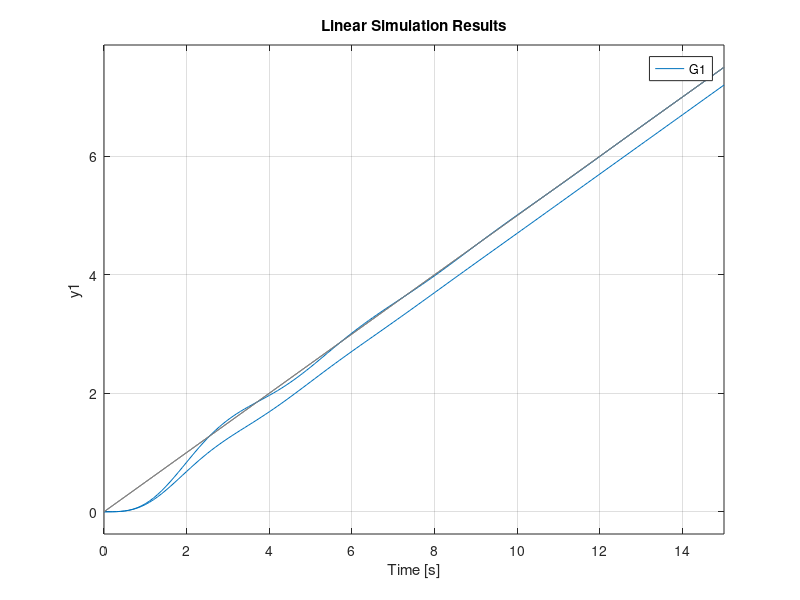

Write the MATLAB code that produced this figure.
%% Sección 1. Representando la gráfica con controlador 2
controlador = 2;
servo_elevador = tf(-10, [1 10]);
modelo_avion = tf([-1 -5], [1 3.5 6 0]);

% Funcion en lazo cerrado
G1 = feedback(series(controlador, series(servo_elevador, modelo_avion)), 1, -1)

intervalo = 0.1;
t = 0:intervalo:15;
y = 0.5*t;
lsim(G1, y, t); % se representa la gráfica con la recta como entrada
[y1, tOut, x1] = lsim(G1, y, t); % se extraen los datos

% valores despues de 10 segundos
recta_10seg = y(10/intervalo)
fn_10seg    = y1(10/intervalo)

% se calcula el error
error_recta_fn = recta_10seg - fn_10seg
hold
%% Sección 2. Mejorando la respuesta con otro controlador
controlador = tf([2 1], [1 0]);
servo_elevador = tf(-10, [1 10]);
modelo_avion = tf([-1 -5], [1 3.5 6 0]);

% Funcion en lazo cerrado
G1 = feedback(series(controlador, series(servo_elevador, modelo_avion)), 1, -1)

intervalo = 0.1;
t = 0:intervalo:15;
y = 0.5*t;
lsim(G1, y, t); % se representa la gráfica con la recta como entrada
[y1, tOut, x1] = lsim(G1, y, t); % se extraen los datos

% valores despues de 10 segundos
recta_10seg = y(10/intervalo)
fn_10seg    = y1(10/intervalo)

% se calcula el error
error_recta_fn = recta_10seg - fn_10seg

